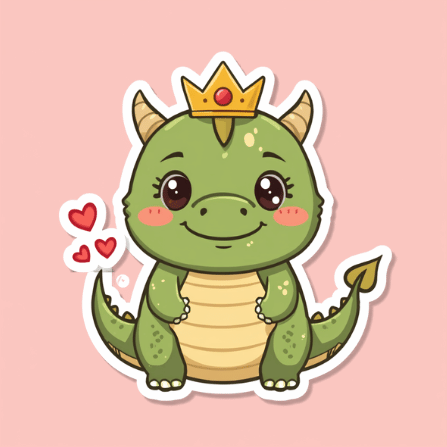
#> input picture assets/s3-mascot.png, 447 x 447 px; its folder holds 2 pictures in this run
$ python cut_mascot.py
#> lines starting #> are read from the running program, lines starting #| are printed output that depends on the picture
"""把吉祥物貼圖的底色去掉：從四角往內填色，保留貼紙白邊。"""
from collections import deque
from pathlib import Path

from PIL import Image

ROOT = Path(__file__).parent / "assets"


def cut(name, tol=38):
#> called with name = 's3-mascot', tol = 38
    im = Image.open(ROOT / f"{name}.png").convert("RGBA")
    w, h = im.size
#> w = 447; h = 447
    px = im.load()
    bg = px[2, 2][:3]
#> bg = (250, 198, 192)
    seen = set()
    q = deque([(0, 0), (w - 1, 0), (0, h - 1), (w - 1, h - 1)])
    while q:
        x, y = q.popleft()
        if (x, y) in seen or not (0 <= x < w and 0 <= y < h):
            continue
        seen.add((x, y))
        r, g, b, _ = px[x, y]
        if abs(r - bg[0]) + abs(g - bg[1]) + abs(b - bg[2]) > tol:
            continue
        px[x, y] = (r, g, b, 0)
        q.extend([(x + 1, y), (x - 1, y), (x, y + 1), (x, y - 1)])
#> this loop made 488020 passes
#> (r, g, b) on passes 1 to 3: (252, 199, 193), (250, 198, 191), (252, 199, 193)
#> after the loop, seen = 123379 items
    im.save(ROOT / f"{name}-cut.png")
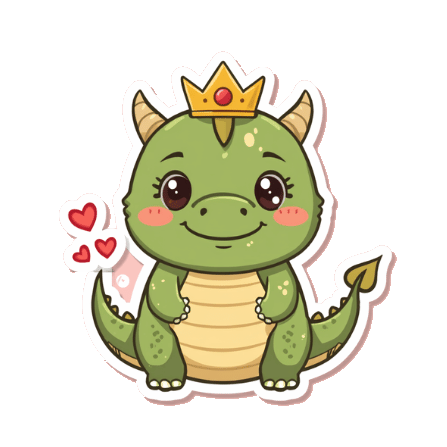
#> saved as s3-mascot-cut.png: PIL image 447x447 RGBA; mean R, G, B, A 223.3, 188.9, 166.7, 99.3; transparent parts drawn white
    print(name, im.size, "transparent", len(seen))
#| s3-mascot (447, 447) transparent 123379


cut("s3-mascot")
cut("s3-badge")
#> (the run stopped early here; a loop or call above may not have finished)
